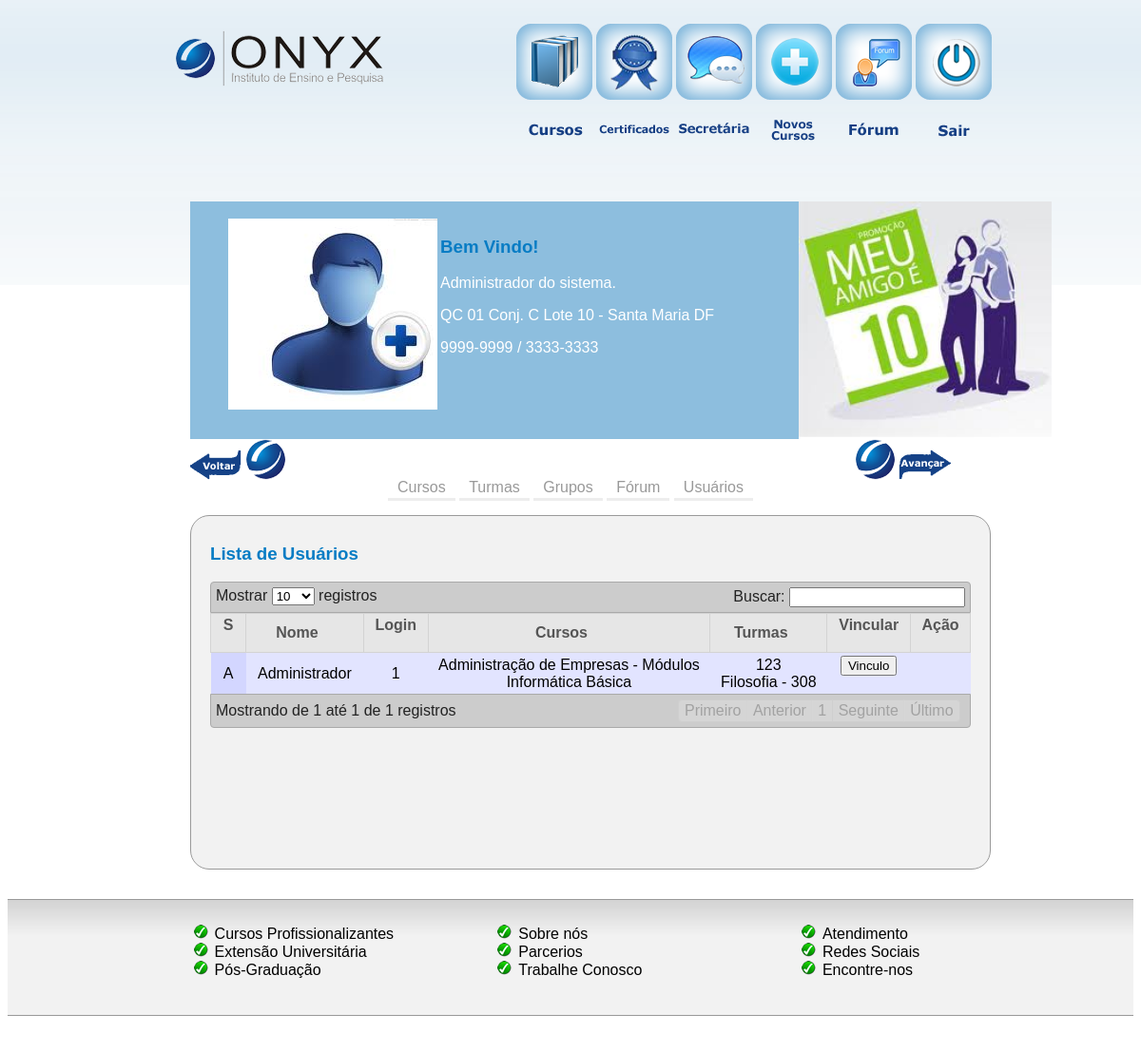
Screenshot of /adm/usuario/lista_usuario_turma.php (signed in) with the database file from the repository.
### tables this page shows
CREATE TABLE IF NOT EXISTS `usuario` (
  `id` int(10) unsigned NOT NULL AUTO_INCREMENT,
  `login` varchar(255) DEFAULT NULL,
  `senha` varchar(255) DEFAULT NULL,
  `situacao_id` int(10) unsigned DEFAULT NULL,
  `grupo_id` int(10) unsigned DEFAULT NULL,
  `nome` varchar(255) NOT NULL,
  `email` varchar(255) NOT NULL,
  `ativo` int(5) NOT NULL,
  `nivel` int(5) NOT NULL,
  `data_cadastro` datetime DEFAULT CURRENT_TIMESTAMP,
  PRIMARY KEY (`id`)
);

CREATE TABLE IF NOT EXISTS `usuario_curso` (
  `id` int(5) NOT NULL AUTO_INCREMENT,
  `usuario_id` int(5) NOT NULL,
  `curso_id` int(5) NOT NULL,
  `aula_atual` int(5) NOT NULL,
  `matricula` int(8) NOT NULL,
  `dataVinculo` datetime NOT NULL DEFAULT CURRENT_TIMESTAMP,
  PRIMARY KEY (`id`)
);

CREATE TABLE IF NOT EXISTS `curso` (
  `id` int(10) unsigned NOT NULL AUTO_INCREMENT,
  `nome` varchar(255) DEFAULT NULL,
  `descricao` varchar(255) DEFAULT NULL,
  `ementa` varchar(255) DEFAULT NULL,
  `valor` varchar(255) DEFAULT NULL,
  `nome_pasta` varchar(255) NOT NULL,
  `observacao` text,
  `grupo_id` int(10) unsigned DEFAULT NULL,
  `validade` int(5) NOT NULL COMMENT 'Prazo de validade do curso em dias',
  `ativo` int(5) NOT NULL COMMENT '1-sim 2-não',
  `data_cadastro` timestamp NULL DEFAULT CURRENT_TIMESTAMP,
  PRIMARY KEY (`id`)
);

CREATE TABLE IF NOT EXISTS `turma_usuario` (
  `id` int(5) NOT NULL AUTO_INCREMENT,
  `usuario_id` int(5) NOT NULL,
  `turma_id` int(5) NOT NULL,
  `aula_atual` int(5) NOT NULL,
  PRIMARY KEY (`id`)
);

CREATE TABLE IF NOT EXISTS `turma` (
  `id` int(5) NOT NULL AUTO_INCREMENT,
  `nome` varchar(255) NOT NULL,
  `quantidade` int(5) NOT NULL,
  `dataInicio` date NOT NULL,
  `nome_pasta` varchar(255) NOT NULL,
  `observacao` text NOT NULL,
  `qtd_mod` int(5) NOT NULL,
  `validade` int(5) NOT NULL,
  `ativo` int(5) NOT NULL,
  `validadeModulo` int(5) NOT NULL,
  `descricao` text NOT NULL,
  `ementa` text NOT NULL,
  `valor` varchar(255) NOT NULL,
  `dataCadastro` datetime NOT NULL DEFAULT CURRENT_TIMESTAMP,
  PRIMARY KEY (`id`)
);

### adm/usuario/lista_usuario_turma.php (the view, shortened to what this page needs)
<?php
	include("../header.php");
 ?>
<div id="conteudo_curso">
	<h3>Lista de Usuários</h3>
	<table class='display' id='example'>
		<thead>
			<tr>
				<td align="center"><strong>S</strong></td>
				<td align="center"><strong>Nome</strong></td>
				<td align="center"><strong>Login</strong></td>
				<td align="center"><strong>Cursos</strong></td>
				<td align="center"><strong>Turmas</strong></td>
				<td align="center"><strong>Vincular</strong></td>
				<td align="center"><strong>Ação</strong></td>
			</tr>
		</thead>
		<tbody>
			<?php
			$result=mysql_query("select * from usuario order by nome asc;");
			while($rows=mysql_fetch_array($result)){
			$aluno_id = $rows['id'];
				?>
				<tr>
					<td align="center">
						<?php
							if($rows['ativo'] ==1){
								echo "A";
							}else{
								echo "I";
							}
						?>
					</td>
					<td align="center"><?php echo $rows['nome']; ?></td>
					<td align="center"><?php echo $rows['login']; ?></td>
					<td align="center">
						<?php
							$resulta2=mysql_query("select * from curso c left join usuario_curso uc on c.id = uc.curso_id where uc.usuario_id=".$aluno_id."");
								while($cursos=mysql_fetch_array($resulta2)){
									echo $cursos['nome']."<br />";
								}
						?>
					</td>
					<td align="center">
						<?php
							$resulta3=mysql_query("select * from turma t LEFT JOIN turma_usuario tu ON t.id = tu.turma_id WHERE tu.usuario_id =".$aluno_id."");
								while($turma=mysql_fetch_array($resulta3)){
									echo $turma['nome']."<br />";
								}
						?>
					</td>
					<td align="center">
						<form name="vinculo" action="usuario/vinculo.php" method="post">
							<input type="submit" name="vinculo" value="Vinculo" />
						</form>
					</td>
					<td align="center"></td>
				</tr>
				<?php
			}
			?>
		</tbody>
	</table>
</div>
<?php include("../footer.php"); ?>

### adm/css/table_jui.css (style rules this page uses)
table.display { margin: 0 auto; width: 100%; clear: both; border-collapse: collapse; }
table.display td { padding: 3px 10px; }
tr.odd { background-color: #E2E4FF; }
tr.odd td.sorting_1 { background-color: #D3D6FF; }

### adm/css/style-adm.css (style rules this page uses)
body { font-family: Arial; background: url(../../imagens/topo-adm.png)repeat-x;height: 300px;width: auto; font-size: 16px; }
#conteudo_curso { width: 100%;height: auto;float: left;border-radius: 1em;margin: 0 0 0 0;-moz-border-radius: 20px;-webkit-border-radius: 20px;border-radius: 20px;background-color: #F2F2F2;border-color: #9A9A9A;border-width: thin; border-style: solid;padding: 10px 20px 0 20px; text-align: justify; }
h3 { color: #077CC4; }

### rows the page displays
usuario: ativo "A", nome "Administrador", login "1"
usuario_curso: curso.nome "Administração de Empresas - Módulos"
usuario_curso: curso.nome "Informática Básica"
turma_usuario: turma.nome "123"
turma_usuario: turma.nome "Filosofia - 308"
